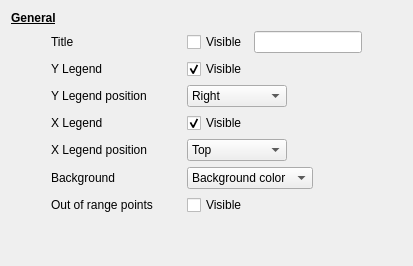
         <widget class="QWidget" name="generalPage">
          <layout class="QVBoxLayout" name="verticalLayout">
           <item>
            <widget class="QLabel" name="label_17">
             <property name="font">
              <font>
               <bold>true</bold>
               <underline>true</underline>
              </font>
             </property>
             <property name="text">
              <string>General</string>
             </property>
            </widget>
           </item>
           <item>
            <layout class="QHBoxLayout" name="horizontalLayout_25">
             <property name="topMargin">
              <number>0</number>
             </property>
             <item>
              <spacer name="horizontalSpacer_44">
               <property name="orientation">
                <enum>Qt::Horizontal</enum>
               </property>
               <property name="sizeType">
                <enum>QSizePolicy::Fixed</enum>
               </property>
               <property name="sizeHint" stdset="0">
                <size>
                 <width>40</width>
                 <height>20</height>
                </size>
               </property>
              </spacer>
             </item>
             <item>
              <widget class="QLabel" name="label_30">
               <property name="minimumSize">
                <size>
                 <width>130</width>
                 <height>0</height>
                </size>
               </property>
               <property name="text">
                <string>Title</string>
               </property>
              </widget>
             </item>
             <item>
              <widget class="QCheckBox" name="titleCheckBox">
               <property name="text">
                <string>Visible</string>
               </property>
              </widget>
             </item>
             <item>
              <widget class="QLineEdit" name="titleLineEdit"/>
             </item>
             <item>
              <spacer name="horizontalSpacer_43">
               <property name="orientation">
                <enum>Qt::Horizontal</enum>
               </property>
               <property name="sizeHint" stdset="0">
                <size>
                 <width>40</width>
                 <height>20</height>
                </size>
               </property>
              </spacer>
             </item>
            </layout>
           </item>
           <item>
            <layout class="QHBoxLayout" name="horizontalLayout_10">
             <item>
              <spacer name="horizontalSpacer_17">
               <property name="orientation">
                <enum>Qt::Horizontal</enum>
               </property>
               <property name="sizeType">
                <enum>QSizePolicy::Fixed</enum>
               </property>
               <property name="sizeHint" stdset="0">
                <size>
                 <width>40</width>
                 <height>20</height>
                </size>
               </property>
              </spacer>
             </item>
             <item>
              <widget class="QLabel" name="label_9">
               <property name="minimumSize">
                <size>
                 <width>130</width>
                 <height>0</height>
                </size>
               </property>
               <property name="text">
                <string>Y Legend</string>
               </property>
              </widget>
             </item>
             <item>
              <widget class="QCheckBox" name="legendVisibleCheckBox">
               <property name="minimumSize">
                <size>
                 <width>100</width>
                 <height>0</height>
                </size>
               </property>
               <property name="text">
                <string>Visible</string>
               </property>
               <property name="checked">
                <bool>true</bool>
               </property>
              </widget>
             </item>
             <item>
              <spacer name="horizontalSpacer_7">
               <property name="orientation">
                <enum>Qt::Horizontal</enum>
               </property>
               <property name="sizeHint" stdset="0">
                <size>
                 <width>40</width>
                 <height>20</height>
                </size>
               </property>
              </spacer>
             </item>
            </layout>
           </item>
           <item>
            <layout class="QHBoxLayout" name="horizontalLayout_2">
             <item>
              <spacer name="horizontalSpacer_18">
               <property name="orientation">
                <enum>Qt::Horizontal</enum>
               </property>
               <property name="sizeType">
                <enum>QSizePolicy::Fixed</enum>
               </property>
               <property name="sizeHint" stdset="0">
                <size>
                 <width>40</width>
                 <height>20</height>
                </size>
               </property>
              </spacer>
             </item>
             <item>
              <widget class="QLabel" name="label">
               <property name="minimumSize">
                <size>
                 <width>130</width>
                 <height>0</height>
                </size>
               </property>
               <property name="text">
                <string>Y Legend position</string>
               </property>
              </widget>
             </item>
             <item>
              <widget class="QComboBox" name="legendPositionComboBox">
               <property name="minimumSize">
                <size>
                 <width>100</width>
                 <height>0</height>
                </size>
               </property>
               <item>
                <property name="text">
                 <string>Right</string>
                </property>
               </item>
               <item>
                <property name="text">
                 <string>Left</string>
                </property>
               </item>
              </widget>
             </item>
             <item>
              <spacer name="horizontalSpacer_2">
               <property name="orientation">
                <enum>Qt::Horizontal</enum>
               </property>
               <property name="sizeHint" stdset="0">
                <size>
                 <width>40</width>
                 <height>20</height>
                </size>
               </property>
              </spacer>
             </item>
            </layout>
           </item>
           <item>
            <layout class="QHBoxLayout" name="horizontalLayout_19">
             <item>
              <spacer name="horizontalSpacer_19">
               <property name="orientation">
                <enum>Qt::Horizontal</enum>
               </property>
               <property name="sizeType">
                <enum>QSizePolicy::Fixed</enum>
               </property>
               <property name="sizeHint" stdset="0">
                <size>
                 <width>40</width>
                 <height>20</height>
                </size>
               </property>
              </spacer>
             </item>
             <item>
              <widget class="QLabel" name="label_22">
               <property name="minimumSize">
                <size>
                 <width>130</width>
                 <height>0</height>
                </size>
               </property>
               <property name="text">
                <string>X Legend</string>
               </property>
              </widget>
             </item>
             <item>
              <widget class="QCheckBox" name="xLegendVisibleCheckBox">
               <property name="minimumSize">
                <size>
                 <width>100</width>
                 <height>0</height>
                </size>
               </property>
               <property name="text">
                <string>Visible</string>
               </property>
               <property name="checked">
                <bool>true</bool>
               </property>
              </widget>
             </item>
             <item>
              <spacer name="horizontalSpacer_8">
               <property name="orientation">
                <enum>Qt::Horizontal</enum>
               </property>
               <property name="sizeHint" stdset="0">
                <size>
                 <width>40</width>
                 <height>20</height>
                </size>
               </property>
              </spacer>
             </item>
            </layout>
           </item>
           <item>
            <layout class="QHBoxLayout" name="horizontalLayout_3">
             <item>
              <spacer name="horizontalSpacer_20">
               <property name="orientation">
                <enum>Qt::Horizontal</enum>
               </property>
               <property name="sizeType">
                <enum>QSizePolicy::Fixed</enum>
               </property>
               <property name="sizeHint" stdset="0">
                <size>
                 <width>40</width>
                 <height>20</height>
                </size>
               </property>
              </spacer>
             </item>
             <item>
              <widget class="QLabel" name="label_3">
               <property name="minimumSize">
                <size>
                 <width>130</width>
                 <height>0</height>
                </size>
               </property>
               <property name="text">
                <string>X Legend position</string>
               </property>
              </widget>
             </item>
             <item>
              <widget class="QComboBox" name="xLegendPositionComboBox">
               <property name="minimumSize">
                <size>
                 <width>100</width>
                 <height>0</height>
                </size>
               </property>
               <item>
                <property name="text">
                 <string>Top</string>
                </property>
               </item>
               <item>
                <property name="text">
                 <string>Bottom</string>
                </property>
               </item>
              </widget>
             </item>
             <item>
              <spacer name="horizontalSpacer_5">
               <property name="orientation">
                <enum>Qt::Horizontal</enum>
               </property>
               <property name="sizeHint" stdset="0">
                <size>
                 <width>40</width>
                 <height>20</height>
                </size>
               </property>
              </spacer>
             </item>
            </layout>
           </item>
           <item>
            <layout class="QHBoxLayout" name="horizontalLayout_9">
             <item>
              <spacer name="horizontalSpacer">
               <property name="orientation">
                <enum>Qt::Horizontal</enum>
               </property>
               <property name="sizeType">
                <enum>QSizePolicy::Fixed</enum>
               </property>
               <property name="sizeHint" stdset="0">
                <size>
                 <width>40</width>
                 <height>20</height>
                </size>
               </property>
              </spacer>
             </item>
             <item>
              <widget class="QLabel" name="label_8">
               <property name="minimumSize">
                <size>
                 <width>130</width>
                 <height>0</height>
                </size>
               </property>
               <property name="text">
                <string>Background</string>
               </property>
              </widget>
             </item>
             <item>
              <widget class="QComboBox" name="backgroundComboBox">
               <item>
                <property name="text">
                 <string>Background color</string>
                </property>
               </item>
               <item>
                <property name="text">
                 <string>Transparent</string>
                </property>
               </item>
              </widget>
             </item>
             <item>
              <spacer name="horizontalSpacer_6">
               <property name="orientation">
                <enum>Qt::Horizontal</enum>
               </property>
               <property name="sizeHint" stdset="0">
                <size>
                 <width>40</width>
                 <height>20</height>
                </size>
               </property>
              </spacer>
             </item>
            </layout>
           </item>
           <item>
            <layout class="QHBoxLayout" name="horizontalLayout_26">
             <property name="topMargin">
              <number>0</number>
             </property>
             <item>
              <spacer name="horizontalSpacer_46">
               <property name="orientation">
                <enum>Qt::Horizontal</enum>
               </property>
               <property name="sizeType">
                <enum>QSizePolicy::Fixed</enum>
               </property>
               <property name="sizeHint" stdset="0">
                <size>
                 <width>40</width>
                 <height>20</height>
                </size>
               </property>
              </spacer>
             </item>
             <item>
              <widget class="QLabel" name="label_31">
               <property name="minimumSize">
                <size>
                 <width>130</width>
                 <height>0</height>
                </size>
               </property>
               <property name="text">
                <string>Out of range points</string>
               </property>
              </widget>
             </item>
             <item>
              <widget class="QCheckBox" name="outOfRangeVisibleCheckBox">
               <property name="minimumSize">
                <size>
                 <width>100</width>
                 <height>0</height>
                </size>
               </property>
               <property name="text">
                <string>Visible</string>
               </property>
              </widget>
             </item>
             <item>
              <spacer name="horizontalSpacer_45">
               <property name="orientation">
                <enum>Qt::Horizontal</enum>
               </property>
               <property name="sizeHint" stdset="0">
                <size>
                 <width>40</width>
                 <height>20</height>
                </size>
               </property>
              </spacer>
             </item>
            </layout>
           </item>
           <item>
            <spacer name="verticalSpacer">
             <property name="orientation">
              <enum>Qt::Vertical</enum>
             </property>
             <property name="sizeHint" stdset="0">
              <size>
               <width>20</width>
               <height>40</height>
              </size>
             </property>
            </spacer>
           </item>
          </layout>
         </widget>
